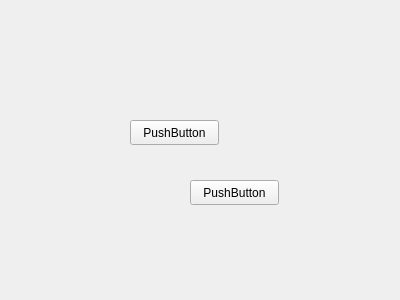
<?xml version="1.0" encoding="UTF-8"?>
<ui version="4.0">
 <class>MainWin</class>
 <widget class="QWidget" name="MainWin">
  <property name="geometry">
   <rect>
    <x>0</x>
    <y>0</y>
    <width>400</width>
    <height>300</height>
   </rect>
  </property>
  <property name="windowTitle">
   <string>Form</string>
  </property>
  <widget class="QPushButton" name="pushButton">
   <property name="geometry">
    <rect>
     <x>130</x>
     <y>120</y>
     <width>89</width>
     <height>25</height>
    </rect>
   </property>
   <property name="text">
    <string>PushButton</string>
   </property>
  </widget>
  <widget class="QPushButton" name="pushButton_2">
   <property name="geometry">
    <rect>
     <x>190</x>
     <y>180</y>
     <width>89</width>
     <height>25</height>
    </rect>
   </property>
   <property name="text">
    <string>PushButton</string>
   </property>
  </widget>
 </widget>
 <resources/>
 <connections/>
</ui>
